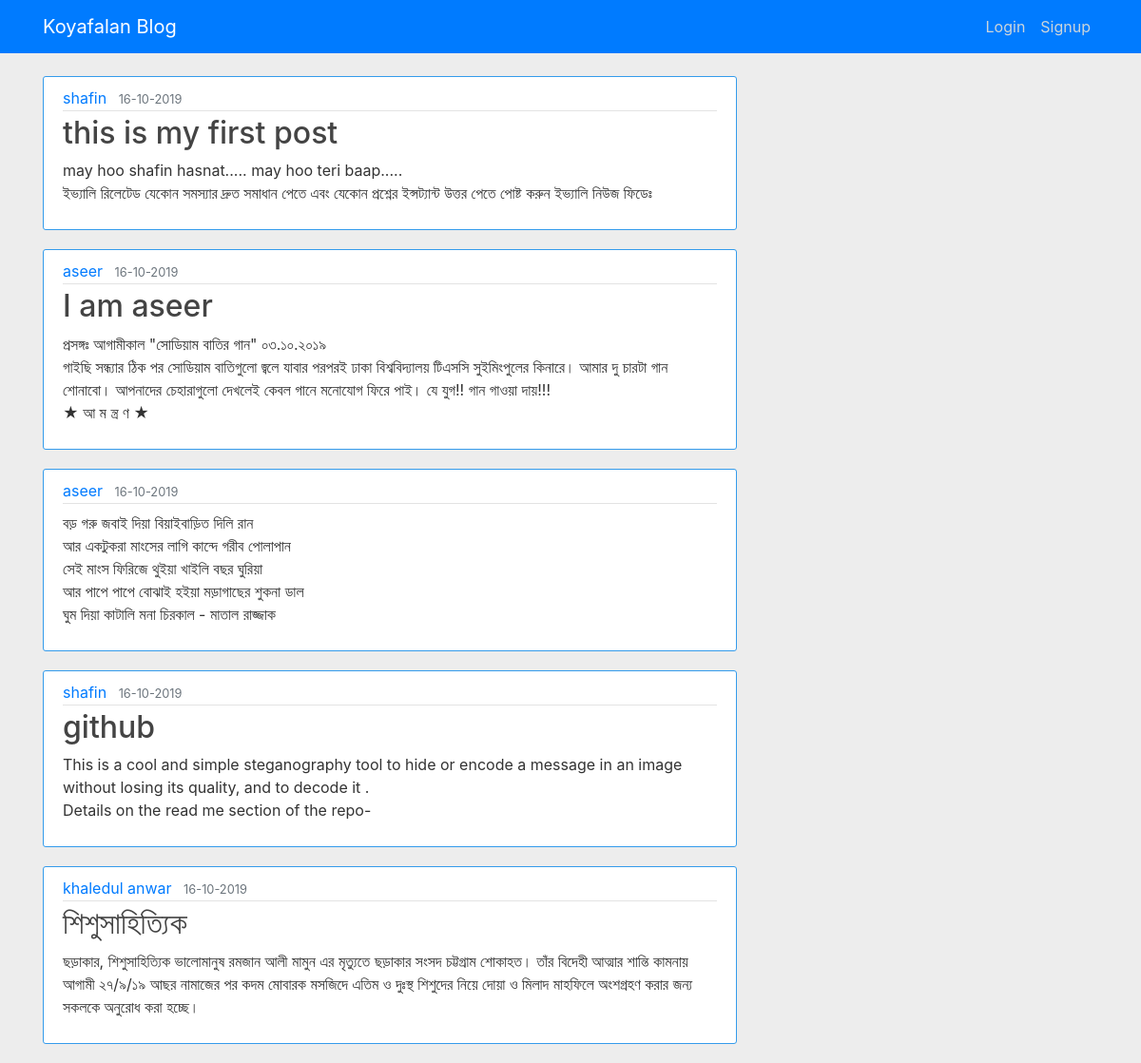
The page / on the database its author committed.
### flaskblog/models.py (models this page shows, shortened)
class Post(db.Model):
    id = db.Column(db.Integer, primary_key=True)
    title = db.Column(db.String(100), unique=True, nullable=False)
    content = db.Column(db.Text, nullable=False)
    date_posted = db.Column(db.DateTime, nullable=False, default=datetime.utcnow)
    user_id = db.Column(db.Integer, db.ForeignKey('user.id'), nullable=False)

class User(db.Model,UserMixin,):
    id = db.Column(db.Integer, primary_key=True)
    username = db.Column(db.String(50), unique=True, nullable=False)
    email = db.Column(db.String(120), unique=True, nullable=False)
    image_file = db.Column(db.String(20), nullable=False, default='default.jpg')
    password = db.Column(db.String(60), nullable=False)
    posts=db.relationship('Post', backref='author', lazy=True)

### flaskblog/routes.py (the view)
@app.route('/',methods=['GET','POST'])
def home():
    form = PostForm()
    if form.validate_on_submit():
        post = Post(title = form.title.data, content = form.content.data,user_id=current_user.id)
        db.session.add(post)
        db.session.commit()
        return redirect(url_for('home'))
    posts = Post.query.all()
    return render_template('home.html', title='home',form=form, posts=posts)

### flaskblog/templates/home.html (shortened to what this page needs)
{% extends "layout.html" %}
{% block content %}
{% for post in posts%}
        <article class="media content-section">
          <div class="media-body">
            <div class="article-metadata">
              <a class="mr-2" href="#">{{ post.author.username }}</a>
              <small class="text-muted">{{ post.date_posted.strftime('%d-%m-%Y') }}</small>
            </div>
            <h2><a class="article-title" href="#">{{ post.title }}</a></h2>
            <p class="article-content">{{ post.content }}</p>
          </div>
        </article>
{% endfor %}
{% endblock  %}

### flaskblog/templates/layout.html (style rules this page uses)
body { background: #ededed; color: #333333; margin-top: 5rem; }
h1, h2, h3, h4, h5, h6 { color: #444444; }
.content-section { background: #ffffff; padding: 10px 20px; border: 1px solid #349beb; border-radius: 3px; margin-bottom: 20px; }
.article-title { color: #444444; }
.article-content { white-space: pre-line; }
.article-metadata { padding-bottom: 1px; margin-bottom: 4px; border-bottom: 1px solid #e3e3e3 }

### rows shown on the page
Post: author.username "shafin", date_posted "16-10-2019", title "this is my first post", content "may hoo shafin hasnat..... may hoo teri baap..... ইভ্যালি রিলেটেড যেকোন সমস্যার দ্রুত সমাধান পেতে এবং যেকোন প্রশ্নের ইন্সট্যান্ট উত্তর পেতে পোষ্ট করুন ইভ্যালি নিউজ ফিডেঃ"
Post: author.username "aseer", date_posted "16-10-2019", title "I am aseer", content "প্রসঙ্গঃ আগামীকাল \"সোডিয়াম বাতির গান\" ০৩.১০.২০১৯ গাইছি সন্ধ্যার ঠিক পর সোডিয়াম বাতিগুলো জ্বলে যাবার পরপরই ঢাকা বিশ্ববিদ্যালয় টিএসসি সুইমিংপুলের কিনারে। আমার দু চারটা গান শোনাবো। আপনাদের চেহারাগুলো দেখলেই কেবল গানে মনোযোগ ফিরে পাই। যে যুগ!! গান গাওয়া দায়!!! ★ আ ম ন্ত্র ণ ★"
Post: author.username "aseer", date_posted "16-10-2019", content "বড় গরু জবাই দিয়া বিয়াইবাড়িত দিলি রান আর একটুকরা মাংসের লাগি কান্দে গরীব পোলাপান সেই মাংস ফিরিজে থুইয়া খাইলি বছর ঘুরিয়া আর পাপে পাপে বোঝাই হইয়া মড়াগাছের শুকনা ডাল ঘুম দিয়া কাটালি মনা চিরকাল - মাতাল রাজ্জাক"
Post: author.username "shafin", date_posted "16-10-2019", title "github", content "This is a cool and simple steganography tool to hide or encode a message in an image without losing its quality, and to decode it . Details on the read me section of the repo-"
Post: author.username "khaledul anwar", date_posted "16-10-2019", title "শিশুসাহিত্যিক", content "ছড়াকার, শিশুসাহিত্যিক ভালোমানুষ রমজান আলী মামুন এর মৃত্যুতে ছড়াকার সংসদ চট্টগ্রাম শোকাহত। তাঁর বিদেহী আত্মার শান্তি কামনায় আগামী ২৭/৯/১৯ আছর নামাজের পর কদম মোবারক মসজিদে এতিম ও দুঃস্থ শিশুদের নিয়ে দোয়া ও মিলাদ মাহফিলে অংশগ্রহণ করার জন্য সকলকে অনুরোধ করা হচ্ছে।"
